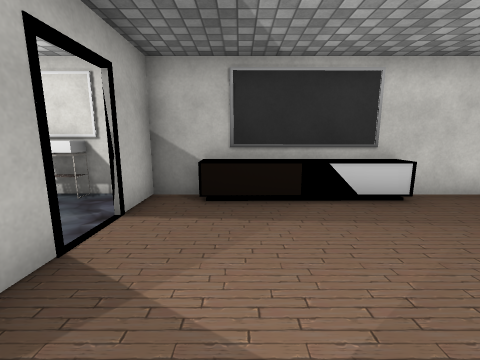
[1] (above)

16 first-person views from a walk through a scene from a Unity 3-D project. The camera is 1.3 m above the floor, tilts 10° down and sees 90° across. The floor is counted in squares, 1 m on a side. Each view is taken from the middle of a square. On the plan, view 1 faces up. The plan holds only what a view shows up to about 12 squares ahead; the rest is blank. The place goes on beyond the plan. The player character is not drawn. Some animated figures are left out. Door leaves are left out, so doorways stand open. Some surface patterns are stand-ins.

[2]
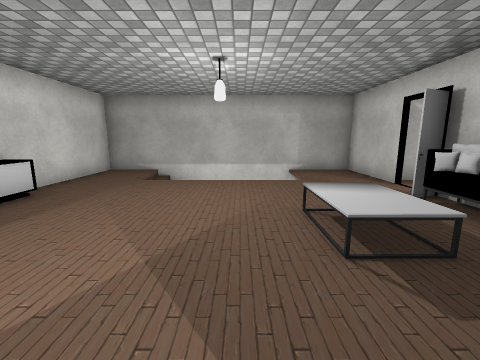

[3]
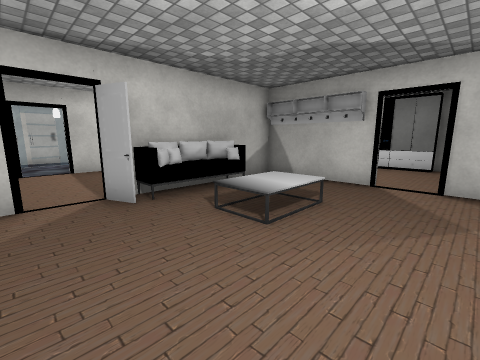

[4]
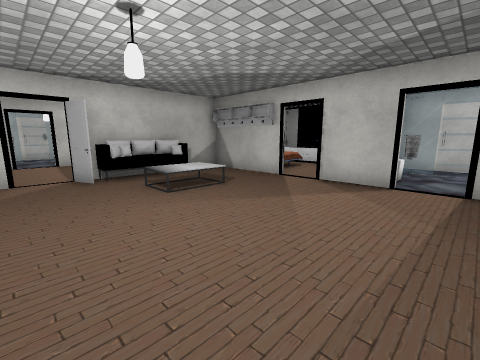

[5]
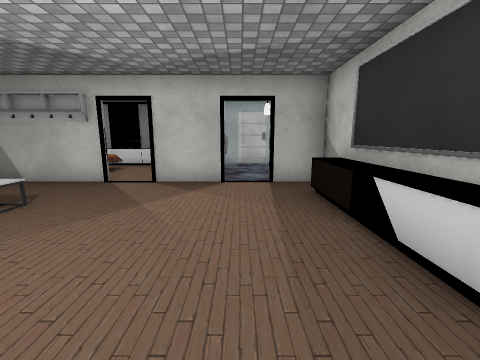

[6]
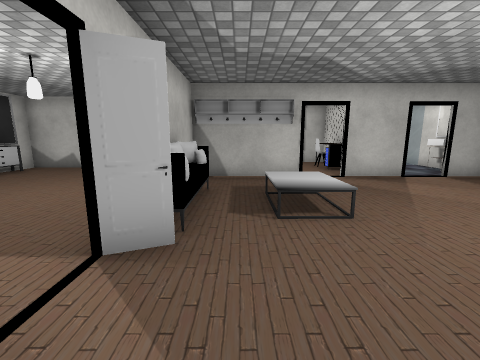

[7]
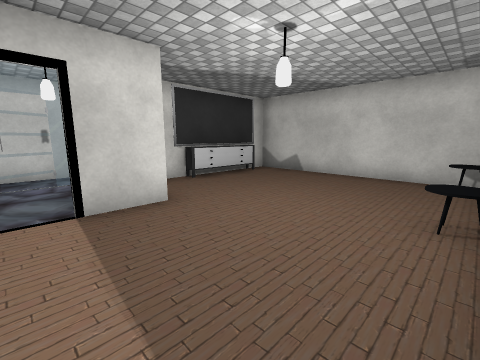

[8]
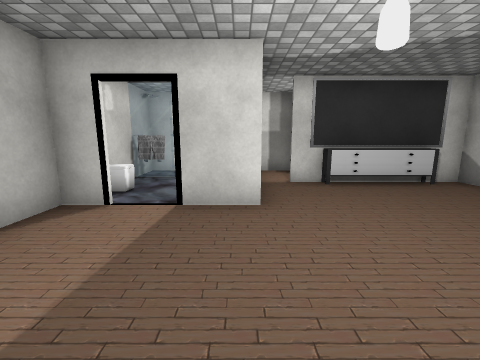

[9]
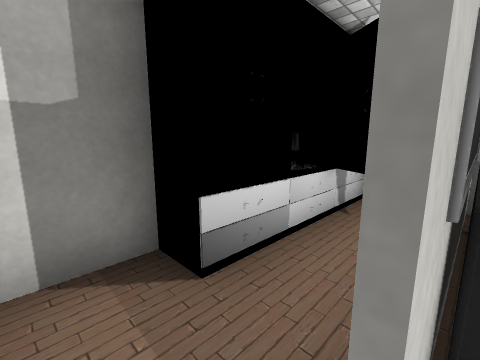

[10]
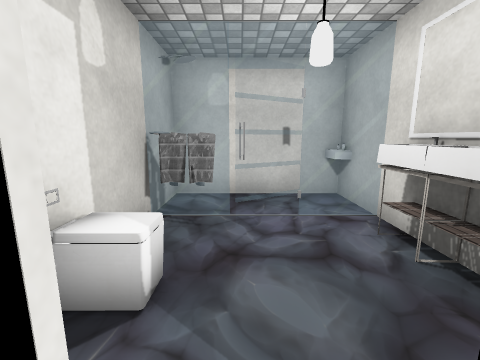

[11]
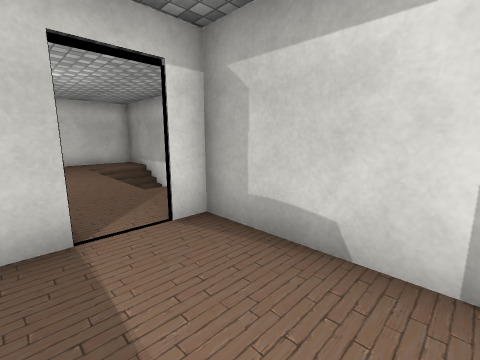

[12]
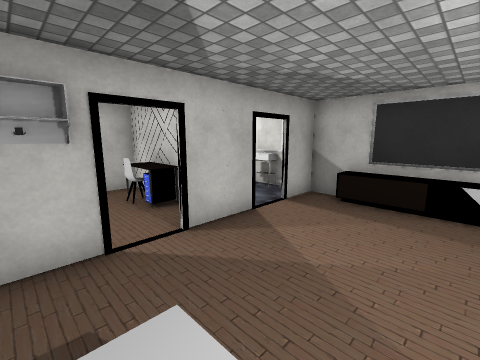

[13]
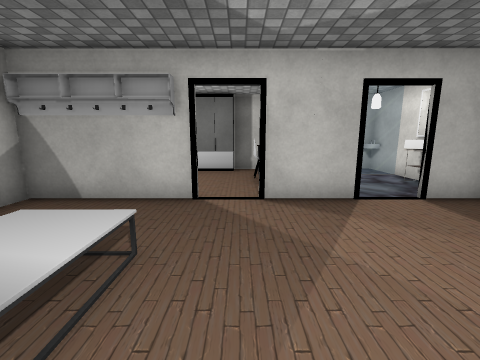

[14]
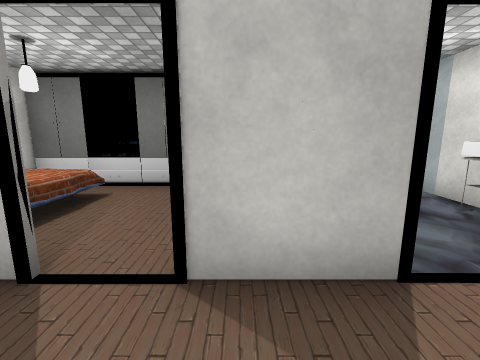

[15]
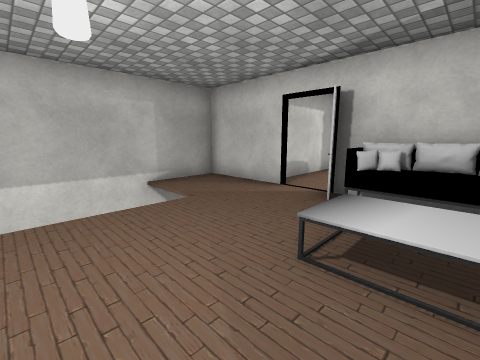

[16]
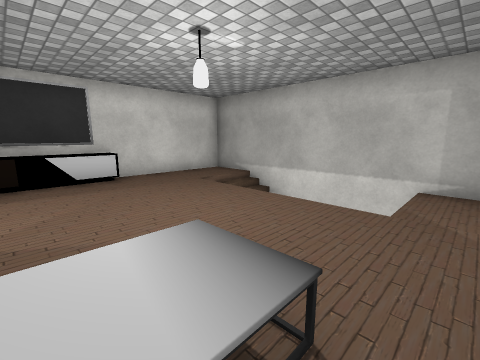

### Floor plan
Key: @ floor where view 1 was taken; # wall or solid block; . main floor; : floor 0.5 m higher than the main floor; / step, stairs or slope; D open door; = window, fence, low wall or low ledge; C console; S sofa; W wardrobe; T thing the floor can be seen under or through; H shower; B bed; A chair; E desk; R dresser; L table; M mirror; O other object.
Columns run from 7 left of view 1 to 8 right of it. Each row starts with its distance up from view 1.
  6 ################
  5  OOO.#CCCCC....#
  4 #.=..DD........#
  3 #.=..........//#
  2 # O# #....... /#
  1 #.AE.DD......  #
  0 #......@.....  #
 -1 W....T..//...  #
 -2 W.   T..::...//#
 -3 W.B###.........#
 -4 W     .SSS#....#
 -5 ###O #LLD...####
 -6   #.....D....#
 -7   #..........#
 -8   #..........#
 -9   #.......D..#
-10   #......##. #
-11   #.....OM..O=
-12   ##R#R#.O.=##
-13     W....H==H#
-14    WWWWW.O.. #
-15        W######

Where each view was taken, in squares from view 1:
view 1: 0 up, 0 right, facing up
view 2: 0 up, 2 left, facing right
view 3: 1 up, 5 right, facing down-left
view 4: 4 up, 5 right, facing down-left
view 5: 3 up, 5 right, facing left
view 6: 3 down, 6 right, facing left
view 7: 5 down, 4 right, facing down-left
view 8: 5 down, 2 right, facing down
view 9: 12 down, 1 right, facing down-left
view 10: 9 down, 4 right, facing down
view 11: 8 down, 3 right, facing up-right
view 12: 2 down, 2 right, facing up-left
view 13: 0 up, 3 right, facing left
view 14: 1 up, 0 right, facing left
view 15: 1 up, 1 right, facing down-right
view 16: 3 down, 1 right, facing up-right
